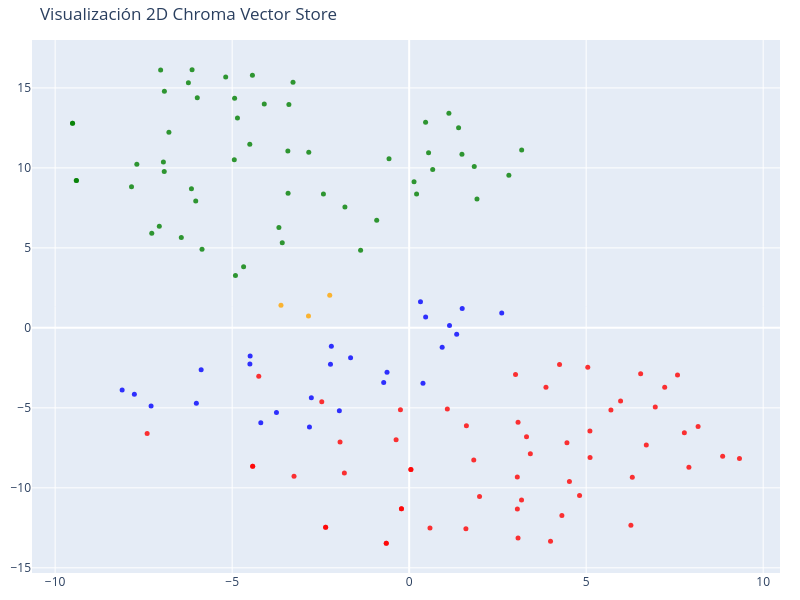

Notebook code for this chart:
### Code cell
# ¡A los humanos nos resulta más fácil visualizar cosas en 2D!
# Reducir la dimensionalidad de los vectores a 2D usando t-SNE
# (incrustación de vecinos estocásticos distribuidos en t)

tsne = TSNE(n_components=2, random_state=42)
reduced_vectors = tsne.fit_transform(vectors)

# Create the 2D scatter plot
fig = go.Figure(data=[go.Scatter(
    x=reduced_vectors[:, 0],
    y=reduced_vectors[:, 1],
    mode='markers',
    marker=dict(size=5, color=colors, opacity=0.8),
    text=[f"Type: {t}<br>Text: {d[:100]}..." for t, d in zip(doc_types, documents)],
    hoverinfo='text'
)])

fig.update_layout(
    title='Visualización 2D Chroma Vector Store',
    scene=dict(xaxis_title='x',yaxis_title='y'),
    width=800,
    height=600,
    margin=dict(r=20, b=10, l=10, t=40)
)

fig.show()

### Figure 1 — Plotly figure (JSON) as saved in the notebook; plotly's stock layout.template omitted (floating-point values rounded to 4 significant figures; data arrays with more than 128 entries replaced by an {"elided": "..."} marker saying what was removed)
{"data": [{"hoverinfo": "text", "marker": {"color": {"elided": "137 str values"}, "opacity": 0.8, "size": 5}, "mode": "markers", "text": {"elided": "137 str values"}, "type": "scatter", "x": {"elided": "137 float values"}, "y": {"elided": "137 float values"}}], "layout": {"height": 600, "margin": {"b": 10, "l": 10, "r": 20, "t": 40}, "scene": {"xaxis": {"title": {"text": "x"}}, "yaxis": {"title": {"text": "y"}}}, "title": {"text": "Visualización 2D Chroma Vector Store"}, "width": 800}}
